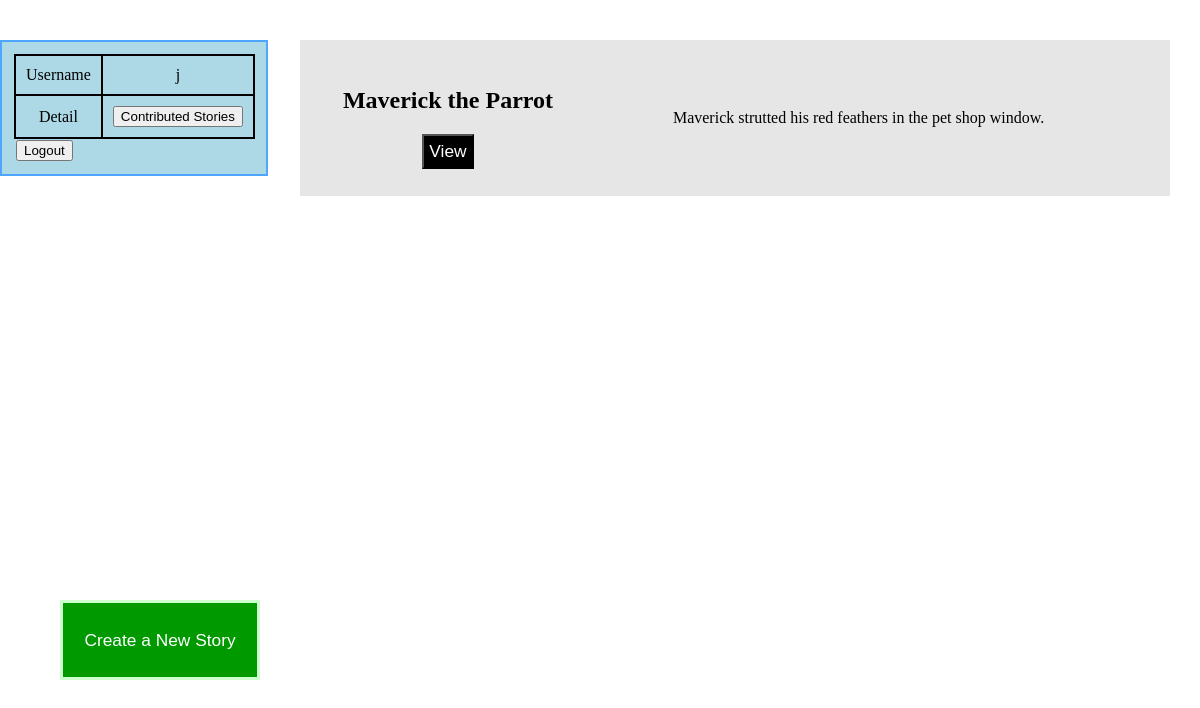
Page / (signed in) on the committed database.
### tables this page shows
CREATE TABLE stories (storyID INT, title VARCHAR, isOpen INT);

CREATE TABLE updates (storyID INT, username VARCHAR, updateNum INT, text TEXT);

### app.py (the view)
@app.route("/")
def root():
    if session and auth.userCooked(session["user"]):
        data = posts.getFeedData(session["user"])
        return render_template("home.html", data=data, user=session["user"])
    return render_template("login.html")

### utils/auth.py (called while the page is built)
def userCooked(user):
    f = "data/story.db"
    db = sqlite3.connect(f)
    c = db.cursor()
    a = c.execute("SELECT username FROM users")
    for row in a:
        if session and row and user == row[0]:
            return True
    return False

### utils/posts.py (called while the page is built)
def getContributedIDs(username):
    db = sqlite3.connect("data/story.db")
    cursor = db.cursor()
    query = "SELECT storyID FROM updates WHERE username=\"" + username + "\""
    cursor.execute(query)
    fetch = cursor.fetchall()
    data = []
    for i in fetch:
        data.append(i[0])
    return data

### templates/home.html (shortened to what this page needs)
<!DOCTYPE html>
<html>
<div class="user">
<table class="user">
  <tr>
    <td class="user" width="30%"> Username </td>
    <td class="user"> {{ user }} </td>
  </tr>
  <tr>
    <td class="user"> Detail </td>
    <td class="user">
      <form action="/contributed" method="POST">
	<input type="submit" value="Contributed Stories">
      </form>
    </td>
  </tr>
  <tr>
    <td colspan="2"><form action="/logout" method="POST">
	<input type="submit" value="Logout">
    </form></td>
  </tr>
</table>
</div>
<div class="content">
<table class="content">
  {% for dic in data %}
  <tr class="content">
    <td class="content" width="30%">
      <h2>{{ dic["title"] }}</h2>
      <form action="/viewstory" method="POST">
	<input type="submit" class="view" value="View">
      </form>
    </td>
    <td class="content">
      {{ dic["text"] }}
    </td>
  </tr>
  {% endfor %}
</table>
</div>
<div class="new">
  <form action="/newstory">
    <input type="submit" class="new" value="Create a New Story">
  </form>
</div>
</html>

### templates/home.html (style rules this page uses)
div.user { position: fixed; top: 5%; left: 0; background: lightblue; width: 20%; border: 2px solid; border-color: #4da6ff; padding: 1%; }
table.user { width: 90%; margin-left: auto; margin-right: auto; border-collapse: collapse; }
td.user { border: 2px solid black; padding: 10px; text-align: center; }
div.content { position: fixed; max-height: 80%; width: 70%; background: #e6e6e6; padding: 15px; top: 5%; left: 25%; overflow-y:scroll; }
table.content { width: 98%; margin-left: auto; margin-right: auto; }
td.content { text-align: center; padding: 10px; }
input.view { color: white; background-color: black; font-size: 13pt; padding: 5px; }
div.new { position: fixed; bottom: 15%; left: 5%; }
input.new { width: 200px; height: 80px; color: white; font-size: 13pt; background-color: #009900; border: 3px solid #ccffcc; padding:2px; }

### rows in the picture
stories: title "Maverick the Parrot"
updates: text "Maverick strutted his red feathers in the pet shop window."

### other values in the picture
{{ user }} "j"
